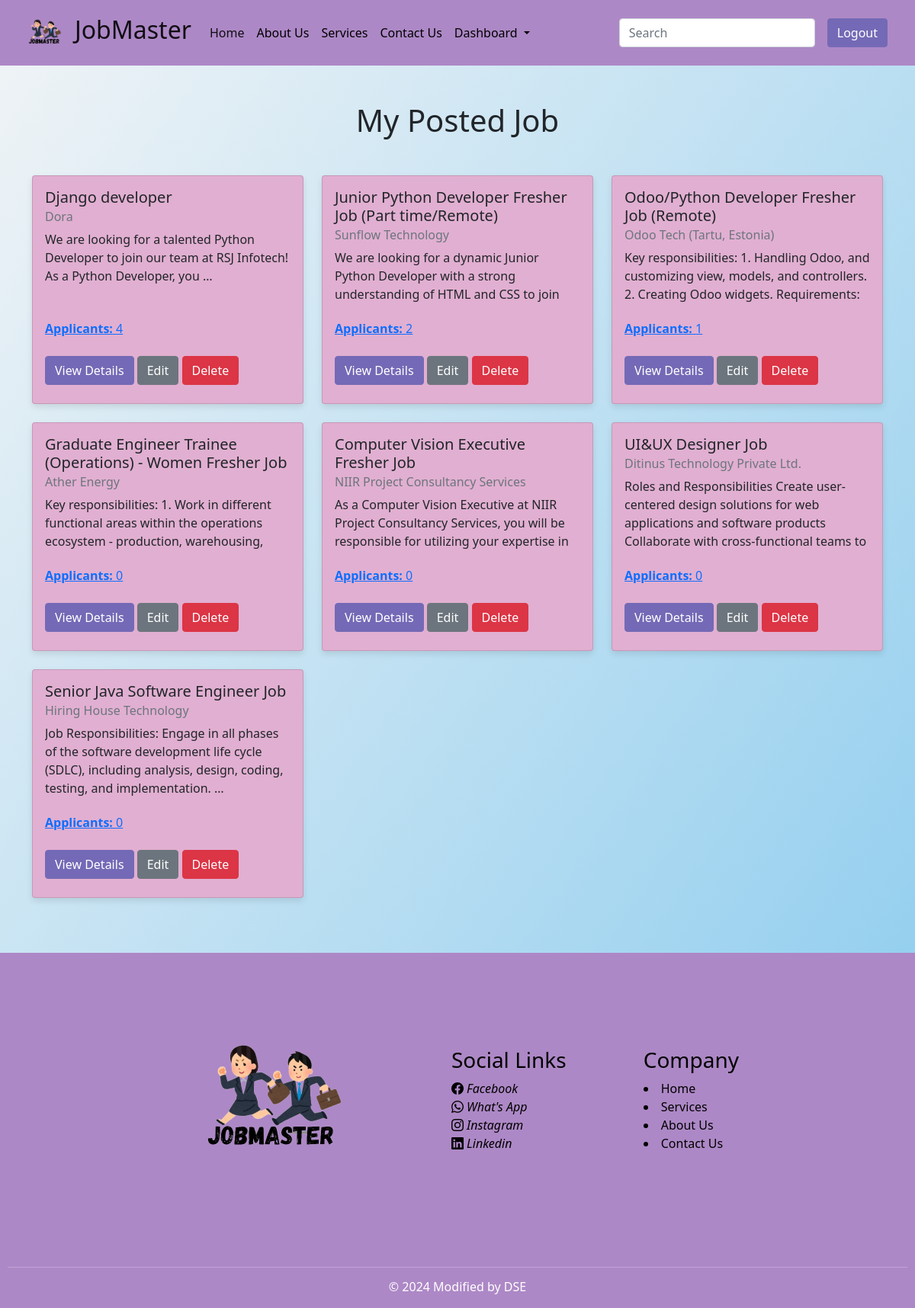
Page /job/my_jobs/ (signed in) on the committed database.
### job/models.py (models this page shows, shortened)
class JobDetails(models.Model):
    title = models.CharField(max_length=100)
    user = models.ForeignKey(User, on_delete = models.CASCADE)
    company_name = models.CharField(max_length=100)
    work_type = models.ManyToManyField(JobType)
    category = models.ManyToManyField(Category)
    starting_date = models.CharField(max_length=100)
    salary = models.DecimalField(max_digits=12, decimal_places=2)
    experience = models.CharField(max_length=50)
    deadline = models.DateField()
    post_date = models.DateField(auto_now_add=True)
    applicants = models.IntegerField(default=0)
    job_about = models.TextField()
    skills = models.ManyToManyField(Skill)
    other_req = models.TextField()
    vacancy = models.IntegerField()

### job/views.py (the view)
# urls.py: path('my_jobs/', views.user_job_posts, name='posted_job'),
@login_required
def user_job_posts(request):
    jobs = JobDetails.objects.filter(user=request.user)
    return render(request, 'posted_job.html', {'jobs': jobs})

### job/templates/posted_job.html (shortened to what this page needs)
{% extends "base.html" %}
{% load static %}
{% block content %}
<main>
    <div class="container mt-5 mb-5">
    <h1 class="text-center mb-5">My Posted Job</h1>
    {% if jobs %}
        <div class="row">
            {% for job in jobs %}
                <div class="col-md-4 mb-4">
                    <div class="card" style="background-color: #E1AFD1; height: 300px;">
                        <div class="card-body d-flex flex-column">
                            <h5 class="card-title">{{ job.title }}</h5>
                            <h6 class="card-subtitle mb-2 text-muted">{{ job.company_name }}</h6>
                            <p class="card-text" style="flex-grow: 1; overflow: hidden; text-overflow: ellipsis;">{{ job.job_about|truncatewords:20 }}</p>
                            <a class="card-text" href="{% url 'applicants_list' job.pk %}"><strong>Applicants:</strong> {{ job.applicants }}</a><br>
                            <div class="mt-auto">
                                <a href="{% url 'job_details' job.pk %}" class="btn btn-primary mb-2" style="background-color: #7469B6; border-color: #7469B6;">View Details</a>
                                <a href="{% url 'edit_job' job.pk %}" class="btn btn-secondary mb-2" style="background-color: #6c757d; border-color: #6c757d;">Edit</a>
                                <form action="{% url 'delete_job' job.pk %}" method="post" style="display: inline;">
                                    <button type="submit" class="btn btn-danger mb-2">Delete</button>
                                </form>
                            </div>
                        </div>
                    </div>
                </div>
            {% endfor %}
        </div>
    {% else %}
        <p class="text-center">You have not posted any jobs yet.</p>
    {% endif %}
</div>
</main>
{% endblock %}

### static/style.css (style rules this page uses)
body, h1, h2, h3, p, ul, li { margin: 0; padding: 0; }
body { font-family: "Roboto Slab", serif; line-height: 1.6; color: #333; background-color: #c07ed6; margin: 0; padding: 0; }
main { flex: 1; min-height: 450px; }
.card { box-shadow: 0 4px 8px rgba(0, 0, 0, 0.1); transition: transform 0.3s ease-in-out; }
button { color: #c8c3ca; }

### rows in the picture
JobDetails: title "Django developer", company_name "Dora", job_about "We are looking for a talented Python Developer to join our team at RSJ Infotech! As a Python Developer, you …", applicants "4"
JobDetails: title "Junior Python Developer Fresher Job (Part time/Remote)", company_name "Sunflow Technology", job_about "We are looking for a dynamic Junior Python Developer with a strong understanding of HTML and CSS to join…", applicants "2"
JobDetails: title "Odoo/Python Developer Fresher Job (Remote)", company_name "Odoo Tech (Tartu, Estonia)", job_about "Key responsibilities: 1. Handling Odoo, and customizing view, models, and controllers. 2. Creating Odoo widgets. Requirements:…", applicants "1"
JobDetails: title "Graduate Engineer Trainee (Operations) - Women Fresher Job", company_name "Ather Energy", job_about "Key responsibilities: 1. Work in different functional areas within the operations ecosystem - production, warehousing,…", applicants "0"
JobDetails: title "Computer Vision Executive Fresher Job", company_name "NIIR Project Consultancy Services", job_about "As a Computer Vision Executive at NIIR Project Consultancy Services, you will be responsible for utilizing your expertise in…", applicants "0"
JobDetails: title "UI&UX Designer Job", company_name "Ditinus Technology Private Ltd.", job_about "Roles and Responsibilities Create user-centered design solutions for web applications and software products Collaborate with cross-functional teams to…", applicants "0"
JobDetails: title "Senior Java Software Engineer Job", company_name "Hiring House Technology", job_about "Job Responsibilities: Engage in all phases of the software development life cycle (SDLC), including analysis, design, coding, testing, and implementation. …", applicants "0"
